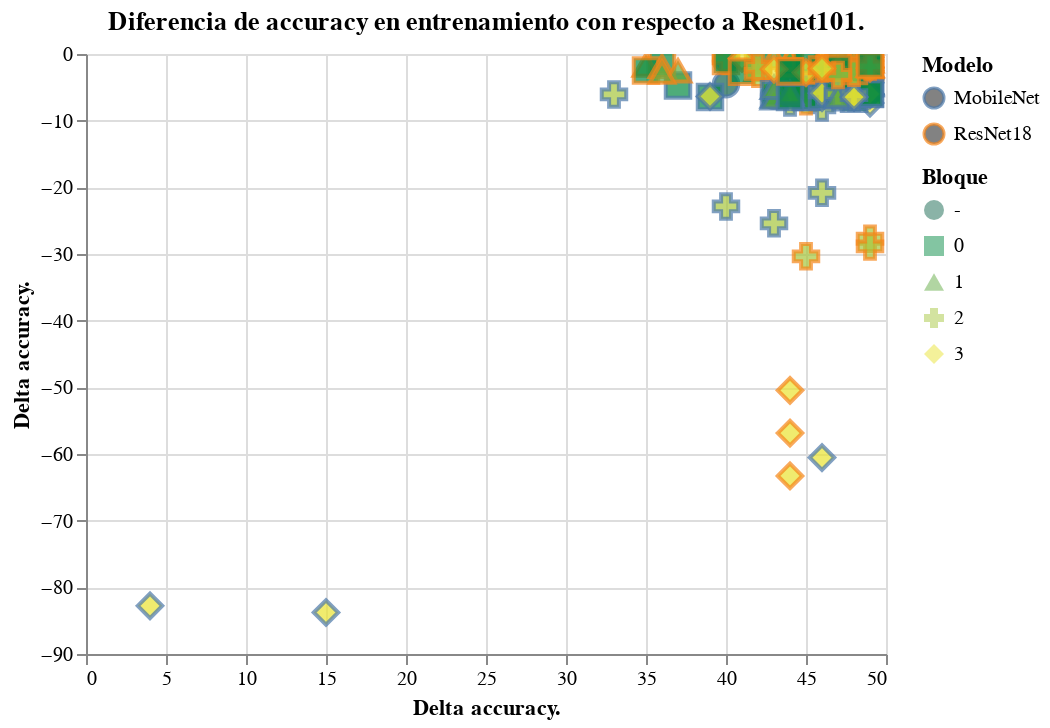

Write notebook code for a chart like this one.
### Code cell
chart=alt.Chart(source[source['acc_conv']<50],title="Diferencia de accuracy en entrenamiento con respecto a Resnet101.").mark_point(size=150).encode(
    shape=alt.Shape('layer:O',legend=alt.Legend(title="Bloque"), scale=alt.Scale(scheme='darkgreen')),
    y=alt.Y("delta_teacher:Q",title="Delta accuracy.",scale=alt.Scale(zero=False,base=10,type='linear')),
    x=alt.X('acc_conv:Q',type='quantitative',title="Delta accuracy.",scale=alt.Scale(zero=False,base=10,type='linear')),
    color=alt.Fill('student', legend=alt.Legend(title="Modelo")),
    fill=alt.Color('layer:O', legend=alt.Legend(title="Bloque"), scale=alt.Scale(scheme='darkgreen')),
).interactive()
chart

### Figure 1 — Vega-Lite specification as saved in the notebook (floating-point values rounded to 4 significant figures; data arrays with more than 128 entries replaced by an {"elided": "..."} marker saying what was removed)
{"config": {"view": {"continuousWidth": 400, "continuousHeight": 300}}, "data": {"name": "data-116327416405c5571693e637a7dd64cb"}, "mark": {"type": "point", "size": 150}, "encoding": {"color": {"type": "nominal", "field": "student", "legend": {"title": "Modelo"}}, "fill": {"type": "ordinal", "field": "layer", "legend": {"title": "Bloque"}, "scale": {"scheme": "darkgreen"}}, "shape": {"type": "ordinal", "field": "layer", "legend": {"title": "Bloque"}, "scale": {"scheme": "darkgreen"}}, "x": {"type": "quantitative", "field": "acc_conv", "scale": {"base": 10, "type": "linear", "zero": false}, "title": "Delta accuracy."}, "y": {"type": "quantitative", "field": "delta_teacher", "scale": {"base": 10, "type": "linear", "zero": false}, "title": "Delta accuracy."}}, "selection": {"selector011": {"type": "interval", "bind": "scales", "encodings": ["x", "y"]}}, "title": "Diferencia de accuracy en entrenamiento con respecto a Resnet101.", "$schema": "https://vega.github.io/schema/vega-lite/v4.8.1.json", "datasets": {"data-116327416405c5571693e637a7dd64cb": {"elided": "132 records"}}}
